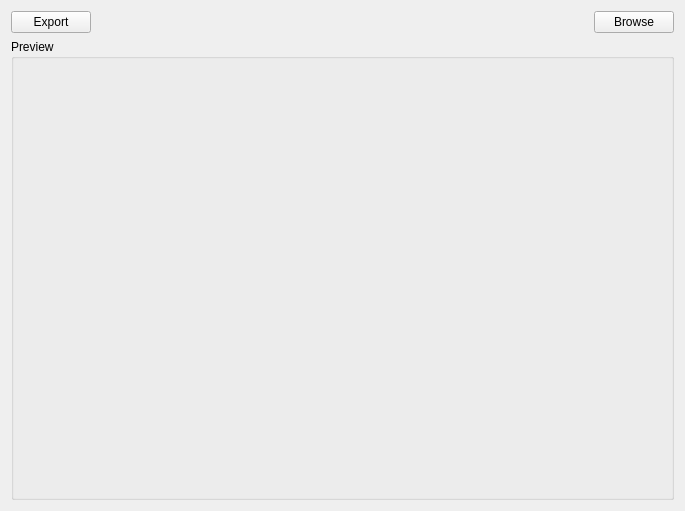
<?xml version="1.0" encoding="UTF-8"?>
<ui version="4.0">
 <class>ScreenshotWindow</class>
 <widget class="QWidget" name="ScreenshotWindow">
  <property name="geometry">
   <rect>
    <x>0</x>
    <y>0</y>
    <width>685</width>
    <height>511</height>
   </rect>
  </property>
  <property name="windowTitle">
   <string>Form</string>
  </property>
  <layout class="QGridLayout" name="gridLayout_2">
   <item row="0" column="0">
    <layout class="QGridLayout" name="gridLayout">
     <item row="0" column="1">
      <widget class="QLabel" name="exportPathLabel">
       <property name="text">
        <string/>
       </property>
      </widget>
     </item>
     <item row="0" column="0">
      <widget class="QPushButton" name="exportButton">
       <property name="maximumSize">
        <size>
         <width>80</width>
         <height>16777215</height>
        </size>
       </property>
       <property name="text">
        <string>Export</string>
       </property>
      </widget>
     </item>
     <item row="0" column="2">
      <widget class="QPushButton" name="browseButton">
       <property name="maximumSize">
        <size>
         <width>80</width>
         <height>16777215</height>
        </size>
       </property>
       <property name="text">
        <string>Browse</string>
       </property>
      </widget>
     </item>
     <item row="2" column="0" colspan="3">
      <widget class="QGroupBox" name="groupBox">
       <property name="title">
        <string>Preview</string>
       </property>
       <layout class="QGridLayout" name="gridLayout_3">
        <item row="0" column="0" colspan="2">
         <layout class="QVBoxLayout" name="previewLayout"/>
        </item>
       </layout>
      </widget>
     </item>
    </layout>
   </item>
  </layout>
 </widget>
 <resources/>
 <connections/>
</ui>
